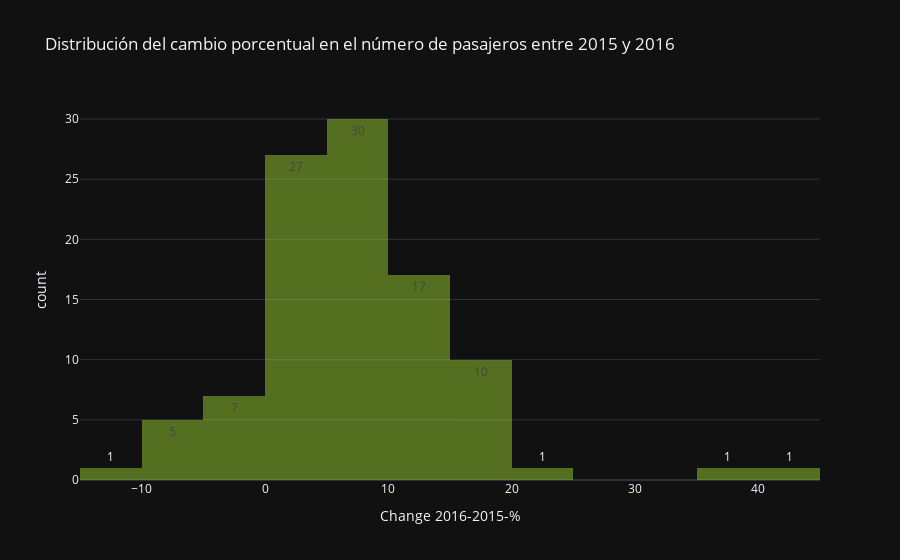

The code cell stored with this chart in its notebook:
### Code cell
px.histogram(df, x="Change 2016-2015-%", title="Distribución del cambio porcentual en el número de pasajeros entre 2015 y 2016", template="plotly_dark", text_auto=True, opacity=0.5, color_discrete_sequence=["yellowgreen"])

### Figure 1 — Plotly figure (JSON) as saved in the notebook; plotly's stock layout.template omitted (floating-point values rounded to 4 significant figures)
{"data": [{"alignmentgroup": "True", "bingroup": "x", "hovertemplate": "Change 2016-2015-%=%{x}<br>count=%{y}<extra></extra>", "legendgroup": "", "marker": {"color": "yellowgreen", "opacity": 0.5, "pattern": {"shape": ""}}, "name": "", "offsetgroup": "", "orientation": "v", "showlegend": false, "texttemplate": "%{value}", "type": "histogram", "x": [0.97, 0.25, 9.16, -0.4, -1.48, 7.68, 11.19, 7.08, 3.12, 3.17, 7.59, 5.3, 9.14, -6.57, 11.41, 5.27, 10.57, 4.5, 10.81, 6.65, 8, 4.65, 2.53, 11.74, -7, 1.18, 10.67, 4.51, 4.64, 15.75, 4.82, 3.93, 18.66, -11.81, -1.75, 8.67, 14.38, 3.42, 11.1, 16.73, 15.2, 36.67, 14.31, 11.1, 7.26, 18.42, 1.09, -0.08, 9.98, 9.77, 15.95, 7.25, 18.87, 2.59, 5.37, 11.38, 11.48, 18.55, 12.14, 14.5, 3.59, 4.99, 40.49, 9.94, 11.32, 3.43, -1.19, 14.72, 8.57, 6.48, -0.8, 4.61, -7.52, 8.45, 3.67, 17.22, 9.99, 3.84, 18.06, 21.8, 7.94, 3.12, 5.37, 9.29, 8.74, 11.1, 4.56, 7.32, 7.26, 5.08, 1.49, 8.83, -6.8, 8.04, -7.67, 7.76, 3.17, -0.66, 4.79, 3.07], "xaxis": "x", "yaxis": "y"}], "layout": {"barmode": "relative", "legend": {"tracegroupgap": 0}, "title": {"text": "Distribución del cambio porcentual en el número de pasajeros entre 2015 y 2016"}, "xaxis": {"anchor": "y", "domain": [0, 1], "title": {"text": "Change 2016-2015-%"}}, "yaxis": {"anchor": "x", "domain": [0, 1], "title": {"text": "count"}}}}
